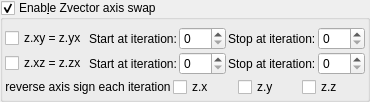
    <widget class="MyGroupBox" name="groupCheck_transf_function_enabledK_false">
     <property name="toolTip">
      <string>&lt;html&gt;&lt;head/&gt;&lt;body&gt;&lt;p&gt;Reverse vector z components and signs each iteration&lt;/p&gt;&lt;/body&gt;&lt;/html&gt;</string>
     </property>
     <property name="title">
      <string>Enab&amp;le Zvector axis swap</string>
     </property>
     <property name="checkable">
      <bool>true</bool>
     </property>
     <layout class="QVBoxLayout" name="verticalLayout_53">
      <property name="spacing">
       <number>2</number>
      </property>
      <property name="leftMargin">
       <number>2</number>
      </property>
      <property name="topMargin">
       <number>2</number>
      </property>
      <property name="rightMargin">
       <number>2</number>
      </property>
      <property name="bottomMargin">
       <number>2</number>
      </property>
      <item>
       <layout class="QGridLayout" name="gridLayout_77">
        <property name="topMargin">
         <number>5</number>
        </property>
        <item row="0" column="2">
         <widget class="QLabel" name="label_262">
          <property name="text">
           <string>Start at iteration:</string>
          </property>
         </widget>
        </item>
        <item row="1" column="5">
         <widget class="MySpinBox" name="spinboxInt_transf_stop_iterations_E">
          <property name="sizePolicy">
           <sizepolicy hsizetype="Minimum" vsizetype="Maximum">
            <horstretch>0</horstretch>
            <verstretch>0</verstretch>
           </sizepolicy>
          </property>
          <property name="maximum">
           <number>999</number>
          </property>
         </widget>
        </item>
        <item row="1" column="4">
         <widget class="QLabel" name="label_264">
          <property name="text">
           <string>Stop at iteration:</string>
          </property>
         </widget>
        </item>
        <item row="0" column="4">
         <widget class="QLabel" name="label_263">
          <property name="text">
           <string>Stop at iteration:</string>
          </property>
         </widget>
        </item>
        <item row="0" column="3">
         <widget class="MySpinBox" name="spinboxInt_transf_start_iterations_D">
          <property name="sizePolicy">
           <sizepolicy hsizetype="Minimum" vsizetype="Maximum">
            <horstretch>0</horstretch>
            <verstretch>0</verstretch>
           </sizepolicy>
          </property>
          <property name="maximum">
           <number>999</number>
          </property>
         </widget>
        </item>
        <item row="1" column="1">
         <widget class="MyCheckBox" name="checkBox_transf_function_enabledE_false">
          <property name="text">
           <string notr="true">z.xz = z.zx</string>
          </property>
         </widget>
        </item>
        <item row="1" column="3">
         <widget class="MySpinBox" name="spinboxInt_transf_start_iterations_E">
          <property name="sizePolicy">
           <sizepolicy hsizetype="Minimum" vsizetype="Maximum">
            <horstretch>0</horstretch>
            <verstretch>0</verstretch>
           </sizepolicy>
          </property>
          <property name="maximum">
           <number>999</number>
          </property>
         </widget>
        </item>
        <item row="1" column="2">
         <widget class="QLabel" name="label_265">
          <property name="text">
           <string>Start at iteration:</string>
          </property>
         </widget>
        </item>
        <item row="0" column="1">
         <widget class="MyCheckBox" name="checkBox_transf_function_enabledD_false">
          <property name="text">
           <string notr="true">z.xy = z.yx</string>
          </property>
         </widget>
        </item>
        <item row="0" column="5">
         <widget class="MySpinBox" name="spinboxInt_transf_stop_iterations_D">
          <property name="sizePolicy">
           <sizepolicy hsizetype="Minimum" vsizetype="Maximum">
            <horstretch>0</horstretch>
            <verstretch>0</verstretch>
           </sizepolicy>
          </property>
          <property name="maximum">
           <number>999</number>
          </property>
         </widget>
        </item>
       </layout>
      </item>
      <item>
       <layout class="QGridLayout" name="gridLayout_3">
        <item row="1" column="1">
         <widget class="MyCheckBox" name="checkBox_transf_function_enabledBx_false">
          <property name="text">
           <string notr="true">z.x</string>
          </property>
         </widget>
        </item>
        <item row="1" column="2">
         <widget class="MyCheckBox" name="checkBox_transf_function_enabledBy_false">
          <property name="text">
           <string notr="true">z.y</string>
          </property>
         </widget>
        </item>
        <item row="1" column="3">
         <widget class="MyCheckBox" name="checkBox_transf_function_enabledBz_false">
          <property name="text">
           <string notr="true">z.z</string>
          </property>
         </widget>
        </item>
        <item row="1" column="0">
         <widget class="QLabel" name="label_3">
          <property name="text">
           <string>reverse axis sign each iteration</string>
          </property>
          <property name="alignment">
           <set>Qt::AlignCenter</set>
          </property>
         </widget>
        </item>
       </layout>
      </item>
     </layout>
    </widget>
